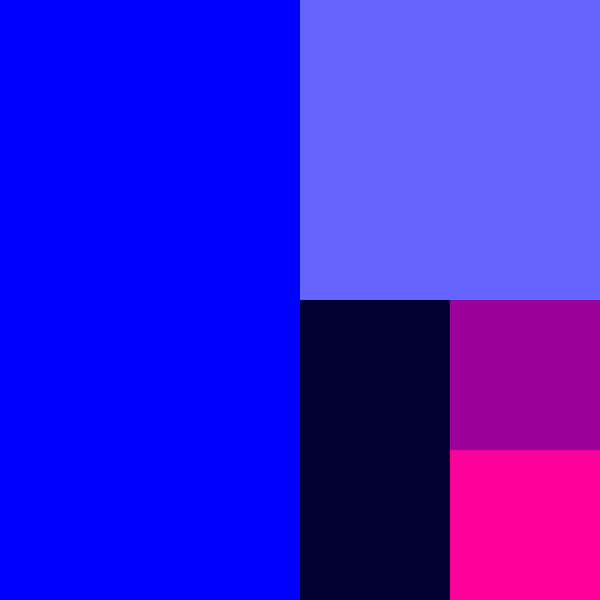
Frame 1 (no input)
Frame 60 (no input): identical to frame 1, image omitted
Frame 120 (the mouse pressed at the canvas centre since frame 60): identical to frame 1, image omitted

The p5.js sketch that drew this single still picture (run headless with seeded random() and noise() and a simulated clock; from frame 60 on, the mouse is pressed at the canvas centre):

// p5.js sketch
// ── sketch.js
function setup() {
  createCanvas(600, 600);
}

function draw() {
  noStroke();
  background(255)
  fill (0, 0, 255);
  rect(0, 0, width / 2, height);
  fill(100, 100, 255);
  rect(width / 2, 0, width / 2, height / 2);
  fill(0, 0, 50);
  rect(width / 2, height / 2, width / 4, height / 2)
  fill(155, 0, 155);
  rect(width * 0.75, height / 2, width / 4, height / 4);
  fill(255, 0, 155);
  rect(width * 0.75, height * 0.75, width / 4, height / 4);
}
